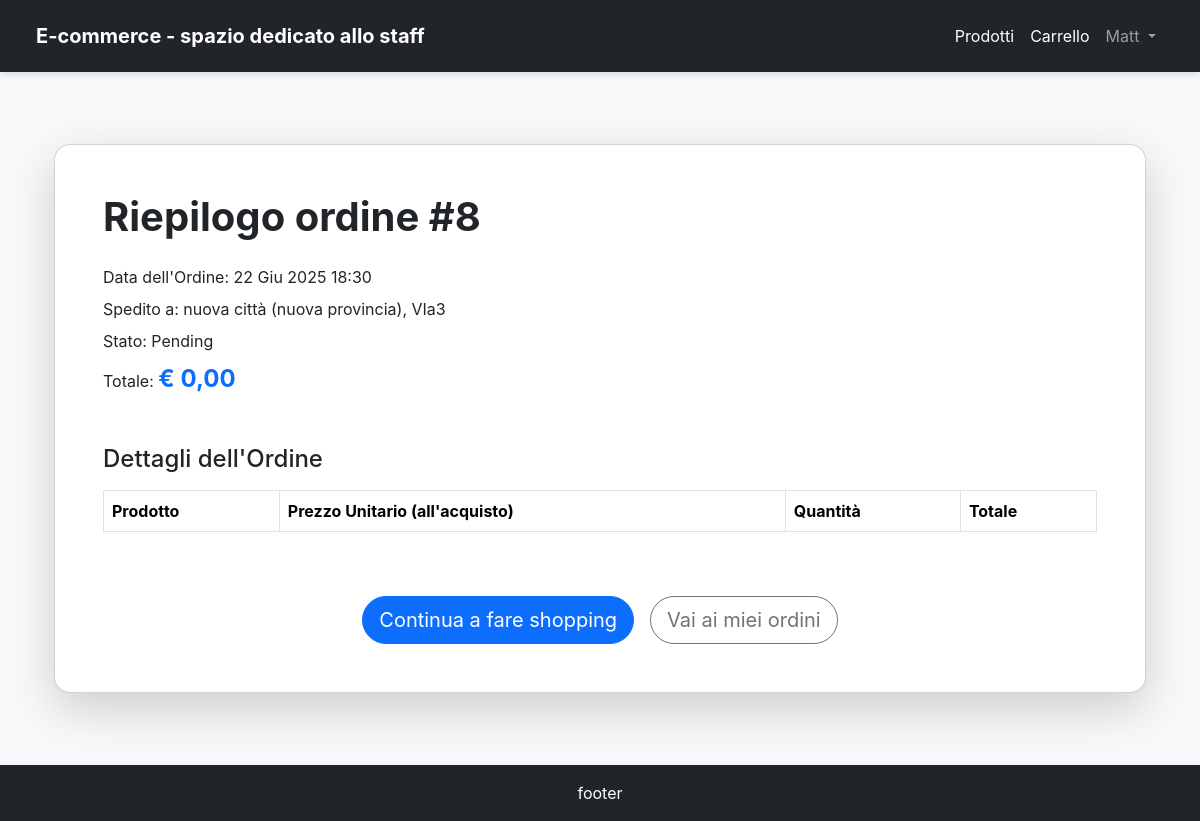
/orders/order_details/8 (signed in), run on an earlier commit of the app's database.
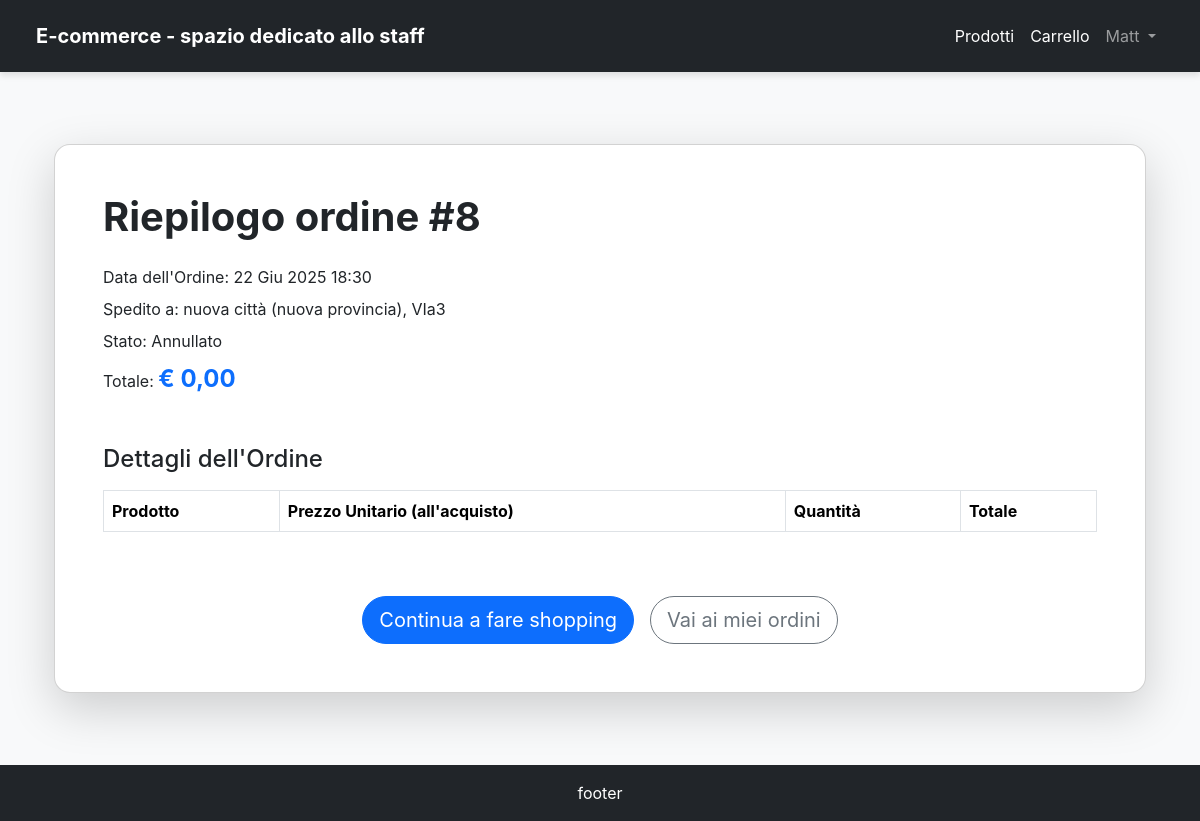
And on a later commit of the database.
### orders/models.py (models this page shows)
class Order(models.Model):
    customer = models.ForeignKey(
        settings.AUTH_USER_MODEL,
        on_delete=models.CASCADE)
    ORDER_STATUS_CHOICES = [
        ('Processing', 'In Lavorazione'),
        ('Shipped', 'Spedito'),
        ('Delivered', 'Consegnato'),
        ('Cancelled', 'Annullato'),
    ]
    shipping_address = models.ForeignKey(Address, on_delete=models.CASCADE)
    purchase_date = models.DateTimeField(auto_now_add=True)
    total_amount = models.DecimalField(max_digits=10, decimal_places=2, default=0.00)
    status = models.CharField(max_length=50, choices=ORDER_STATUS_CHOICES, default='Processing')
    class Meta:
        permissions = [
            ('can_view_all_customers_orders', 'può vedere gli ordini di tutti i clienti'),
            ('can_change_order_status', 'può cambiare lo stato di un ordine')
        ]

### addresses/models.py (models this page shows, shortened)
class Address(models.Model):
    user = models.ForeignKey(settings.AUTH_USER_MODEL, on_delete=models.CASCADE)
    address = models.CharField(max_length=255)
    city = models.CharField(max_length=100)
    state_province = models.CharField(max_length=2,
                                      validators=[
                                          RegexValidator(
                                              regex=r'^[a-z]{2}$',
                                              message='Inserire la sigla delle provincia',
                                              flags=re.IGNORECASE
                                          )
                                      ])
    postal_code = models.CharField(max_length=5,
                                   validators=[
                                       RegexValidator(
                                           regex=r'^\d{5}$',
                                           message='Inserire un CAP valido (5 cifre)'
                                       )
                                   ]
                                   )
    country = models.CharField(max_length=100, default="Italia")
    phone_number = models.CharField(max_length=15,
                                    validators=[
                                        RegexValidator(
                                            regex=r'^\d{1,'
                                                  r'15}$',
                                            message='Inserisci un numero di telefono italiano'
                                        )
                                    ]
                                    )
    is_main = models.BooleanField(default=False)
    class Meta:
        verbose_name = "Indirizzo"
        verbose_name_plural = "Indirizzi"
        ordering = ['-is_main', 'city']
        permissions = [
            ('can_select_address_in_checkout', 'Può selezionare indirizzo nel checkout'),
        ]
    def __str__(self):
        return f'{self.city} ({self.state_province}), {self.address}'

### orders/views.py (the view)
# urls.py: path("order_details/<int:order_id>", OrderDetails.as_view(), name="order_details"),
class OrderDetails(PermissionRequiredMixin, LoginRequiredMixin, DetailView):
    model = Order
    template_name = 'order_details.html'
    context_object_name = 'order'
    pk_url_kwarg = 'order_id'
    permission_required = 'orders.view_order'
    def get_queryset(self):
        return super().get_queryset().filter(customer=self.request.user)

### templates/order_details.html (shortened to what this page needs)
{% extends 'base.html' %}
{% load cart_tags %}
{% load humanize %}
{% block content %}
<div class="container my-5 text-begin">
    <div class="card shadow-lg rounded-card p-5 ">
        <h1 class="fw-bold mb-4">Riepilogo ordine #{{ order.id }}</h1>
        <p class="mb-2">Data dell'Ordine: {{ order.purchase_date|date:"d M Y H:i" }}</p>
        <p class="mb-2">Spedito a: {{ order.shipping_address }}</p>
        <p class="mb-2">Stato: {{ order.get_status_display}}</p>
        <p class="mb-4">Totale: <span class="fs-4 fw-bold text-primary">€ {{ order.total_amount|floatformat:2|intcomma }}</span></p>
        <h4 class="mb-3 mt-4">Dettagli dell'Ordine</h4>
        <div class="table-responsive mb-4">
            <table class="table table-striped table-bordered">
                <thead>
                    <tr>
                        <th scope="col">Prodotto</th>
                        <th scope="col">Prezzo Unitario (all'acquisto)</th>
                        <th scope="col">Quantità</th>
                        <th scope="col">Totale</th>
                    </tr>
                </thead>
            </table>
        </div>
        <div class="d-flex justify-content-center gap-3 mt-4">
            <a href="{% url 'product_list' %}" class="btn btn-primary btn-lg rounded-pill">Continua a fare shopping</a>
            <a href="{% url 'my_orders' %}" class="btn btn-outline-secondary btn-lg rounded-pill">Vai ai miei ordini</a>
        </div>
    </div>
</div>
{% endblock content %}

What changed in the data, as far as the page shows it:
changed Order "nuova città (nuova provincia), VIa3": status "Pending" → "Annullato"
